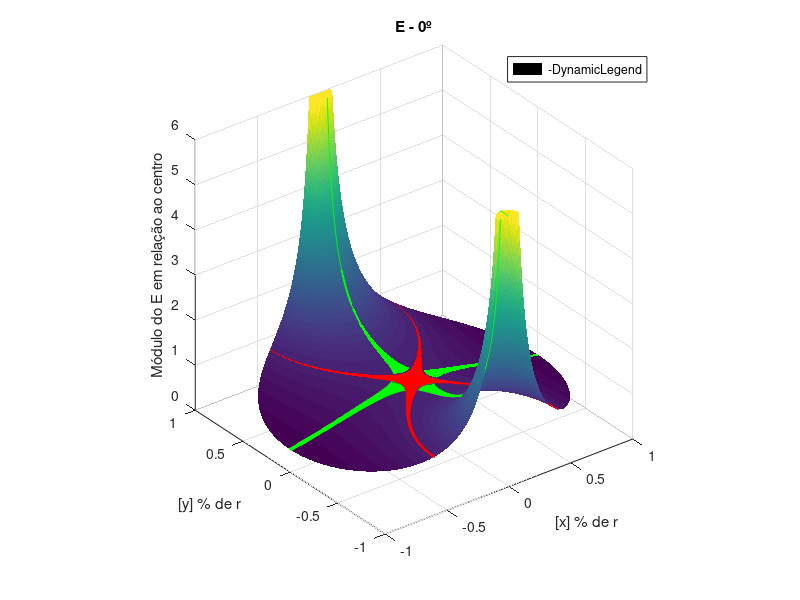

Write MATLAB code to recreate this figure.
%Este programa determina o módulo normalizado do campo elétrico dentro de
%uma câmara cilíndrica devido a DOIS pares de eletrodos.
%Destaca ainda a área onde a variação do módulo e ângulo é <1% e 1º.

%Dois canais, ou pares de eletetrodos estão disponíveis.
%CANAL 1: -90º e +90º (eixo y cartesiano)
%CANAL 2: (-90+Rot)º e (90+Rot)º, onde 'Rot' é definido pelo usuário. 

%Usuário deve informar a direção resultante do estímulo desejado
%Informar a direção em relação ao ângulo de 90º
%Alterar a variável 'Posicao',  
%Ou seja, se 'Posicao=0', a direção resultante será 90º (EIXO Y cartesiano)

%Cálculo relativo das componentes do E resultante nos eixos cartesianos
clear
Rot=90;		%MODIFICAR: Defasagem entre canais
Posicao=0; 	%MODIFICAR: Direção resultante desejada (em rel_ 90º)
ay=sind(Posicao+90);	%componente ay do pulso resultante
ax=cosd(Posicao+90);	%componente ax do pulso resultante 

%Cálculo da intensidade do estímulo em cada canal 
CH2=-1/sind(Rot)*ax;CH2(abs(CH2)<0.0001)=0;		%toda componente ax é devido apenas ao canal 2
CH1=(ay)-CH2*cosd(Rot); CH1(abs(CH1)<0.0001)=0;

%Malha XY e região delimitada pela câmara
[r,theta] = meshgrid(0:.001:1,(-pi:pi/500:pi));
[x,y] = pol2cart(theta,r);

%Cálculo das componentes E para um único Par de Eletrodo [0 1]
k=1; %2I/pi sigma h 
b=1;
k1= b./(   (r.^2+b.^2+2*r*b.*sin(theta)).*(r.^2+b.^2-2*r*b.*sin(theta))       );
ER1= k1.*sin(theta).*(b.^2-r.^2);
ET1= k1.*cos(theta).*(b.^2+r.^2);

%Calculo das componentes E para o segundo Par de Eltrodo a 60º [-0.8660 0.5]
[dimensao,m]=size(theta);

Desplaz=round(Rot*dimensao/360);   %rot/(360/n)
ER2=circshift(ER1,[Desplaz 0]); 
ET2=circshift(ET1,[Desplaz 0]); 

%Soma vetorial dos campos E
ER=ER1*CH1+ER2*CH2;
ET=ET1*CH1+ET2*CH2;

%Intensidade Resultante
Norma=(ER.^2+ET.^2).^(1/2);
Norma(Norma>6)=6;

%gráfico em cores da intensidade de E
figure()
surf(x,y,Norma,'EdgeColor','None','facecolor', 'flat','DisplayName',' ');
legend('-DynamicLegend');
%colormap(winter);
%bar=colorbar('SouthOutside');
%title(bar,'E dentro da Câmara Normalizado com E(0,0)');
hold on

%Região cujo módulo varia menos que 1%
AreaModulo=Norma;
AreaModulo(Norma<0.99)=nan;
AreaModulo(Norma>1.01)=nan;
surf(x,y,AreaModulo,'EdgeColor','red','facecolor', 'red','DisplayName','%Módulo<1%');
legend('-DynamicLegend');

%Região cuja fase varia menos que 1º
thetacart=theta*180/pi -90 + atan2d(ET,ER);
AreaFase=Norma;
%AreaFase(abs(thetacart-Posicao)>(1))=nan;
AreaFase((abs(thetacart-Posicao)>(1))&(abs(thetacart-Posicao)<(359)))=nan;
AreaFase(abs(thetacart-Posicao)>(361)&(abs(thetacart-Posicao)<(719)))=nan;
AreaFase(abs(thetacart-Posicao)>(721))=nan;
surf(x,y,AreaFase,'EdgeColor','green','facecolor', 'green','DisplayName','%Fase<1º')
legend('-DynamicLegend');

%Região de trabalho: intersecção das duas área anteriores
AreaUtil=(abs(AreaModulo.*AreaFase)).^0.5;
surf(x,y,AreaUtil,'EdgeColor','white','facecolor', 'white','DisplayName','%Módulo<1% e Fase<1º')
legend('-DynamicLegend');

%Circulo delimitado de 10% do raio
AreaRaio=Norma;
AreaRaio(r<0.09)=nan;
AreaRaio(r>0.11)=nan;
surf(x,y,AreaRaio,'EdgeColor','black','facecolor', 'black','DisplayName','%Raio 10%º')
legend('-DynamicLegend');

%Parâmetros
title(['E - ' num2str(Posicao) 'º']);
xlabel('[x] % de r');
ylabel('[y] % de r');
zlabel('Módulo do E em relação ao centro');
axis('square');
